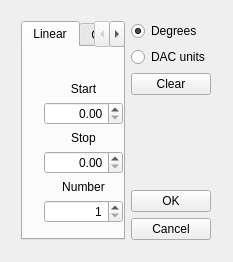
<?xml version="1.0" encoding="UTF-8"?>
<ui version="4.0">
 <class>AddCustomDialog</class>
 <widget class="QDialog" name="AddCustomDialog">
  <property name="geometry">
   <rect>
    <x>0</x>
    <y>0</y>
    <width>233</width>
    <height>262</height>
   </rect>
  </property>
  <property name="windowTitle">
   <string>New</string>
  </property>
  <widget class="QWidget" name="layoutWidget">
   <property name="geometry">
    <rect>
     <x>10</x>
     <y>10</y>
     <width>212</width>
     <height>241</height>
    </rect>
   </property>
   <layout class="QHBoxLayout" name="horizontalLayout">
    <item alignment="Qt::AlignHCenter">
     <widget class="QTabWidget" name="linearCustomTab">
      <property name="currentIndex">
       <number>0</number>
      </property>
      <widget class="QWidget" name="linearTab">
       <attribute name="title">
        <string>Linear</string>
       </attribute>
       <attribute name="toolTip">
        <string>Add a linearly spaced sequence of angles</string>
       </attribute>
       <widget class="QWidget" name="layoutWidget">
        <property name="geometry">
         <rect>
          <x>10</x>
          <y>10</y>
          <width>101</width>
          <height>191</height>
         </rect>
        </property>
        <layout class="QVBoxLayout" name="verticalLayout_2">
         <item>
          <spacer name="verticalSpacer">
           <property name="orientation">
            <enum>Qt::Vertical</enum>
           </property>
           <property name="sizeHint" stdset="0">
            <size>
             <width>20</width>
             <height>40</height>
            </size>
           </property>
          </spacer>
         </item>
         <item>
          <widget class="QLabel" name="firstAngleLabel">
           <property name="text">
            <string>Start</string>
           </property>
           <property name="alignment">
            <set>Qt::AlignCenter</set>
           </property>
          </widget>
         </item>
         <item>
          <widget class="QDoubleSpinBox" name="firstAngleSpin">
           <property name="toolTip">
            <string>First angle in the sequence</string>
           </property>
           <property name="alignment">
            <set>Qt::AlignRight|Qt::AlignTrailing|Qt::AlignVCenter</set>
           </property>
          </widget>
         </item>
         <item>
          <widget class="QLabel" name="lastAngleLabel">
           <property name="text">
            <string>Stop</string>
           </property>
           <property name="alignment">
            <set>Qt::AlignCenter</set>
           </property>
          </widget>
         </item>
         <item>
          <widget class="QDoubleSpinBox" name="lastAngleSpin">
           <property name="toolTip">
            <string>Last angle in the sequence</string>
           </property>
           <property name="alignment">
            <set>Qt::AlignRight|Qt::AlignTrailing|Qt::AlignVCenter</set>
           </property>
          </widget>
         </item>
         <item>
          <widget class="QLabel" name="numberAnglesLabel">
           <property name="text">
            <string>Number</string>
           </property>
           <property name="alignment">
            <set>Qt::AlignCenter</set>
           </property>
          </widget>
         </item>
         <item>
          <widget class="QSpinBox" name="numberAnglesSpin">
           <property name="toolTip">
            <string>Angle steps</string>
           </property>
           <property name="alignment">
            <set>Qt::AlignRight|Qt::AlignTrailing|Qt::AlignVCenter</set>
           </property>
           <property name="minimum">
            <number>1</number>
           </property>
           <property name="maximum">
            <number>80</number>
           </property>
          </widget>
         </item>
         <item>
          <spacer name="verticalSpacer_3">
           <property name="orientation">
            <enum>Qt::Vertical</enum>
           </property>
           <property name="sizeHint" stdset="0">
            <size>
             <width>20</width>
             <height>40</height>
            </size>
           </property>
          </spacer>
         </item>
        </layout>
       </widget>
      </widget>
      <widget class="QWidget" name="customTab">
       <attribute name="title">
        <string>Custom</string>
       </attribute>
       <attribute name="toolTip">
        <string>Add a sequence of arbitrary angles</string>
       </attribute>
       <widget class="QWidget" name="layoutWidget">
        <property name="geometry">
         <rect>
          <x>0</x>
          <y>0</y>
          <width>121</width>
          <height>211</height>
         </rect>
        </property>
        <layout class="QVBoxLayout" name="verticalLayout_3">
         <item>
          <widget class="QTableWidget" name="customTable">
           <property name="mouseTracking">
            <bool>true</bool>
           </property>
           <property name="toolTip">
            <string>Enter the desired scan angles</string>
           </property>
           <property name="editTriggers">
            <set>QAbstractItemView::AnyKeyPressed|QAbstractItemView::DoubleClicked|QAbstractItemView::EditKeyPressed</set>
           </property>
           <property name="alternatingRowColors">
            <bool>true</bool>
           </property>
           <property name="selectionMode">
            <enum>QAbstractItemView::SingleSelection</enum>
           </property>
           <property name="selectionBehavior">
            <enum>QAbstractItemView::SelectItems</enum>
           </property>
           <property name="showGrid">
            <bool>false</bool>
           </property>
           <attribute name="horizontalHeaderVisible">
            <bool>false</bool>
           </attribute>
           <column>
            <property name="text">
             <string>Angle</string>
            </property>
           </column>
          </widget>
         </item>
         <item>
          <layout class="QHBoxLayout" name="horizontalLayout_2">
           <item>
            <widget class="QPushButton" name="addAngleButton">
             <property name="sizePolicy">
              <sizepolicy hsizetype="Fixed" vsizetype="Fixed">
               <horstretch>0</horstretch>
               <verstretch>0</verstretch>
              </sizepolicy>
             </property>
             <property name="minimumSize">
              <size>
               <width>23</width>
               <height>23</height>
              </size>
             </property>
             <property name="maximumSize">
              <size>
               <width>23</width>
               <height>23</height>
              </size>
             </property>
             <property name="toolTip">
              <string>Add an angle</string>
             </property>
             <property name="text">
              <string>+</string>
             </property>
            </widget>
           </item>
           <item>
            <spacer name="horizontalSpacer">
             <property name="orientation">
              <enum>Qt::Horizontal</enum>
             </property>
             <property name="sizeHint" stdset="0">
              <size>
               <width>40</width>
               <height>20</height>
              </size>
             </property>
            </spacer>
           </item>
           <item>
            <widget class="QPushButton" name="deleteAngleButton">
             <property name="sizePolicy">
              <sizepolicy hsizetype="Fixed" vsizetype="Fixed">
               <horstretch>0</horstretch>
               <verstretch>0</verstretch>
              </sizepolicy>
             </property>
             <property name="minimumSize">
              <size>
               <width>23</width>
               <height>23</height>
              </size>
             </property>
             <property name="maximumSize">
              <size>
               <width>23</width>
               <height>23</height>
              </size>
             </property>
             <property name="toolTip">
              <string>Remove selected angle</string>
             </property>
             <property name="text">
              <string>-</string>
             </property>
            </widget>
           </item>
          </layout>
         </item>
        </layout>
       </widget>
      </widget>
     </widget>
    </item>
    <item>
     <layout class="QVBoxLayout" name="verticalLayout">
      <item>
       <widget class="QRadioButton" name="degreesButton">
        <property name="toolTip">
         <string>Angles are entered in degrees</string>
        </property>
        <property name="text">
         <string>Degrees</string>
        </property>
        <property name="checked">
         <bool>true</bool>
        </property>
       </widget>
      </item>
      <item>
       <widget class="QRadioButton" name="dacButton">
        <property name="toolTip">
         <string>Angles are entered in controller DAC units</string>
        </property>
        <property name="text">
         <string>DAC units</string>
        </property>
       </widget>
      </item>
      <item>
       <widget class="QPushButton" name="clearButton">
        <property name="text">
         <string>Clear</string>
        </property>
       </widget>
      </item>
      <item>
       <spacer name="verticalSpacer_2">
        <property name="orientation">
         <enum>Qt::Vertical</enum>
        </property>
        <property name="sizeHint" stdset="0">
         <size>
          <width>20</width>
          <height>40</height>
         </size>
        </property>
       </spacer>
      </item>
      <item>
       <widget class="QPushButton" name="okButton">
        <property name="text">
         <string>OK</string>
        </property>
       </widget>
      </item>
      <item>
       <widget class="QPushButton" name="cancelButton">
        <property name="text">
         <string>Cancel</string>
        </property>
       </widget>
      </item>
     </layout>
    </item>
   </layout>
  </widget>
 </widget>
 <layoutdefault spacing="6" margin="11"/>
 <resources/>
 <connections>
  <connection>
   <sender>okButton</sender>
   <signal>clicked()</signal>
   <receiver>AddCustomDialog</receiver>
   <slot>accept()</slot>
   <hints>
    <hint type="sourcelabel">
     <x>186</x>
     <y>205</y>
    </hint>
    <hint type="destinationlabel">
     <x>224</x>
     <y>170</y>
    </hint>
   </hints>
  </connection>
  <connection>
   <sender>cancelButton</sender>
   <signal>clicked()</signal>
   <receiver>AddCustomDialog</receiver>
   <slot>reject()</slot>
   <hints>
    <hint type="sourcelabel">
     <x>169</x>
     <y>235</y>
    </hint>
    <hint type="destinationlabel">
     <x>223</x>
     <y>126</y>
    </hint>
   </hints>
  </connection>
 </connections>
</ui>
